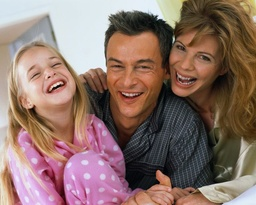
#> input picture 5. Naive Bayes Classifier/family.jpg, 256 x 205 px, shrunk from 640 x 512 before the run
$ python 'Naive Bayes.py'
#> lines starting #> are read from the running program, lines starting #| are printed output that depends on the picture; long printed decimals are rounded
from PIL import Image,ImageDraw
from sklearn.naive_bayes import GaussianNB
import numpy as np

im_x_train = Image.open('family.jpg')
#> im_x_train is the input picture: PIL image 256x205 RGB; mean R, G, B 140.2, 113.6, 105.4
im_y_train = Image.open('family.png')
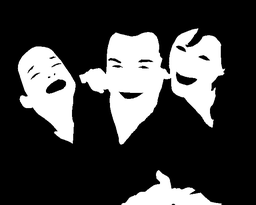
#> input picture 5. Naive Bayes Classifier/family.png, 256 x 205 px, shrunk from 640 x 512 before the run
#> im_y_train is the input picture: PIL image 256x205 RGBA; mean R, G, B, A 62.4, 62.4, 62.4, 255
im_x_test = Image.open('portrait.jpg')
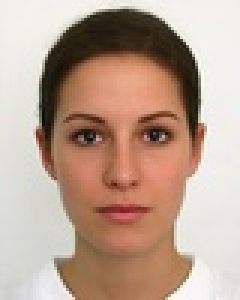
#> input picture 5. Naive Bayes Classifier/portrait.jpg, 80 x 100 px, shrunk from 200 x 250 before the run (shown 3 times larger)
#> im_x_test is the input picture: PIL image 80x100 RGB; mean R, G, B 187.3, 161.8, 145.4
im_y_real = Image.open('portrait.png')
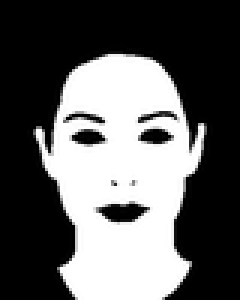
#> input picture 5. Naive Bayes Classifier/portrait.png, 80 x 100 px, shrunk from 200 x 250 before the run (shown 3 times larger)
#> im_y_real is the input picture: PIL image 80x100 RGBA; mean R, G, B, A 96.4, 96.4, 96.4, 255
w,h=im_x_train.size #get the size of the training picture
#> w = 256; h = 205
wTest,hTest = im_x_test.size# get the size of the test picture
#> wTest = 80; hTest = 100

x_train = []
y_train = []
x_test = []
y_real = []
for x in range(w):#get the RGB value in each pixel, and calculate r and g
    for y in range(h):
        rx, gx, bx = im_x_train.convert('RGB').getpixel((x,y))
        ry, gy, by = im_y_train.convert('RGB').getpixel((x,y))
        if rx+gx+bx!=0:
            r = rx/(rx+gx+bx)
            g = gx/(rx+gx+bx)
        else:#if rx and gx and bx are all 0, then equals to 1/3
            r = 1/3
            g = 1/3
        x_train.append(r)#put the calculated r and g as X in training samples
        x_train.append(g)
        y_train.append(ry)#the pixel in ground truth image are black or white, so just take the R value in RGB
#> after the loop, x_train = 104960 items; y_train = 52480 items
x_train = np.array(x_train).reshape(-1,2)
#> x_train = 52480 pairs, first value 0 to 1, second value 0 to 0.667

for x in range(wTest):#get x_test, same as above
    for y in range(hTest):
        rxT,gxT,bxT = im_x_test.convert('RGB').getpixel((x,y))
        if rxT+gxT+bxT!=0:
            r = rxT/(rxT+gxT+bxT)
            g = gxT/(rxT+gxT+bxT)
        else:
            r = 1/3
            g = 1/3
        x_test.append(r)
        x_test.append(g)
        R,G,B = im_y_real.convert('RGB').getpixel((x,y))
        y_real.append(R)
#> after the loop, x_test = 16000 values, max 1 at index 6092, min 0 at index 6093, mean 0.364; y_real = 8000 values, max 255 at index 1243, min 0 at index 0, mean 96.43
x_test = np.array(x_test).reshape(-1,2)
#> x_test = 8000 pairs, first value 0.328 to 1, second value 0 to 0.421

clf=GaussianNB().fit(x_train,y_train) # train

y_test = clf.predict(x_test) # predict
#> y_test = 8000 values, max 255 at index 1243, min 0 at index 0, mean 87.1

#draw mask picture
image = Image.new('RGB', (wTest, hTest), (255, 255, 255))
#> image: PIL image 80x100 RGB; every value is 255
draw = ImageDraw.Draw(image)

#decide the each pixels color in result picture
i=0
for x in range(wTest):
    for y in range(hTest):
        draw.point((x, y), fill=(y_test[i],y_test[i],y_test[i]))
        i=i+1
#> after the loop, i = 8000
image.save('result.png', 'png')
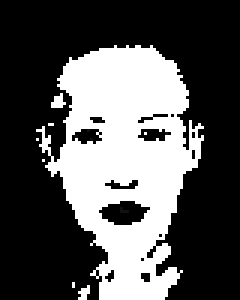
#> saved as result.png: PIL image 80x100 RGB (shown 3 times larger); min 0, max 255, mean 87.1

skin=0 # number of pixels that are skin
deteced_skin_in_skin=0 #number of pixels that are skin and predicted as skin
ground=0# number of pixels that are background(non-skin)
deteced_ground_in_ground=0 #number of pixels that are background and predicted as background
predict_skin_in_ground=0 #number of pixels that are background but predicted as skin
predict_ground_in_skin=0 #number of pixels that are skin but predicted as background

for i in range(wTest*hTest):
    if y_real[i]==0:
        ground = ground+1
        if y_test[i]==0:
            deteced_ground_in_ground = deteced_ground_in_ground+1
        else:
            predict_skin_in_ground=predict_skin_in_ground+1
    else:
        skin = skin+1
        if y_test[i]==255:
            deteced_skin_in_skin=deteced_skin_in_skin+1
        else:
            predict_ground_in_skin=predict_ground_in_skin+1
#> after the loop, deteced_ground_in_ground = 4337; deteced_skin_in_skin = 2628; ground = 4445; predict_ground_in_skin = 927; predict_skin_in_ground = 108; skin = 3555

print("true positive rate =",(deteced_skin_in_skin/skin))
#| true positive rate = 0.7392
print("true negative rate =",(deteced_ground_in_ground/ground))
#| true negative rate = 0.9757
print("false positive rate =",(predict_skin_in_ground/ground))
#| false positive rate = 0.0243
print("false negative rate =",(predict_ground_in_skin/skin))
#| false negative rate = 0.2608
